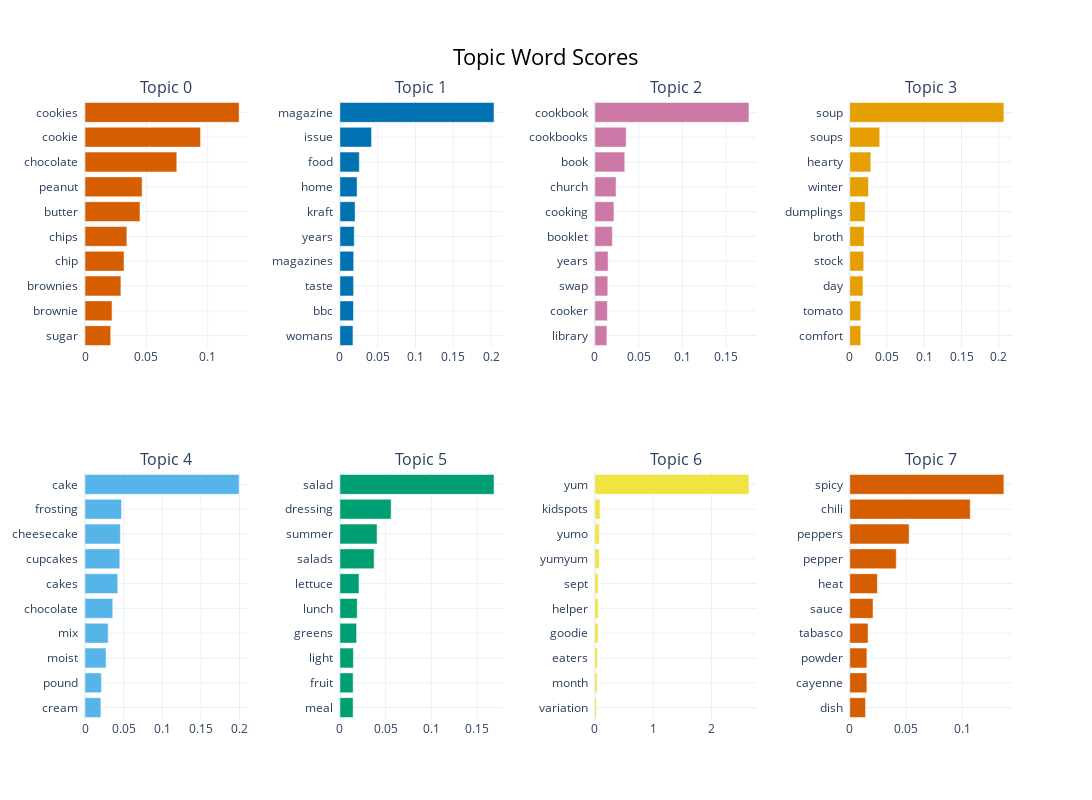

This figure's notebook cell:
### Code cell
# Visualisation des relations entre les topics
topic_model.visualize_barchart(n_words=10, height=400, width=400)

### Figure 1 — Plotly figure (JSON) as saved in the notebook; plotly's stock layout.template omitted (floating-point values rounded to 4 significant figures)
{"data": [{"marker": {"color": "#D55E00"}, "orientation": "h", "type": "bar", "x": [0.02094, 0.02203, 0.02924, 0.03178, 0.03411, 0.04476, 0.04651, 0.07475, 0.09408, 0.1255], "xaxis": "x", "y": ["sugar  ", "brownie  ", "brownies  ", "chip  ", "chips  ", "butter  ", "peanut  ", "chocolate  ", "cookie  ", "cookies  "], "yaxis": "y"}, {"marker": {"color": "#0072B2"}, "orientation": "h", "type": "bar", "x": [0.01727, 0.01792, 0.01805, 0.01823, 0.01898, 0.02008, 0.02272, 0.02565, 0.0419, 0.204], "xaxis": "x2", "y": ["womans  ", "bbc  ", "taste  ", "magazines  ", "years  ", "kraft  ", "home  ", "food  ", "issue  ", "magazine  "], "yaxis": "y2"}, {"marker": {"color": "#CC79A7"}, "orientation": "h", "type": "bar", "x": [0.01378, 0.01431, 0.01481, 0.01512, 0.02001, 0.02181, 0.02425, 0.03419, 0.03579, 0.1761], "xaxis": "x3", "y": ["library  ", "cooker  ", "swap  ", "years  ", "booklet  ", "cooking  ", "church  ", "book  ", "cookbooks  ", "cookbook  "], "yaxis": "y3"}, {"marker": {"color": "#E69F00"}, "orientation": "h", "type": "bar", "x": [0.01474, 0.01484, 0.0177, 0.01868, 0.01916, 0.02054, 0.02507, 0.02822, 0.04024, 0.2068], "xaxis": "x4", "y": ["comfort  ", "tomato  ", "day  ", "stock  ", "broth  ", "dumplings  ", "winter  ", "hearty  ", "soups  ", "soup  "], "yaxis": "y4"}, {"marker": {"color": "#56B4E9"}, "orientation": "h", "type": "bar", "x": [0.02057, 0.02121, 0.02722, 0.02996, 0.03591, 0.04239, 0.04507, 0.04572, 0.0473, 0.1995], "xaxis": "x5", "y": ["cream  ", "pound  ", "moist  ", "mix  ", "chocolate  ", "cakes  ", "cupcakes  ", "cheesecake  ", "frosting  ", "cake  "], "yaxis": "y5"}, {"marker": {"color": "#009E73"}, "orientation": "h", "type": "bar", "x": [0.01443, 0.01446, 0.01471, 0.01823, 0.01888, 0.02085, 0.03742, 0.04062, 0.05602, 0.1686], "xaxis": "x6", "y": ["meal  ", "fruit  ", "light  ", "greens  ", "lunch  ", "lettuce  ", "salads  ", "summer  ", "dressing  ", "salad  "], "yaxis": "y6"}, {"marker": {"color": "#F0E442"}, "orientation": "h", "type": "bar", "x": [0.02748, 0.03783, 0.04346, 0.05696, 0.05737, 0.05874, 0.0745, 0.0745, 0.08809, 2.644], "xaxis": "x7", "y": ["variation  ", "month  ", "eaters  ", "goodie  ", "helper  ", "sept  ", "yumyum  ", "yumo  ", "kidspots  ", "yum  "], "yaxis": "y7"}, {"marker": {"color": "#D55E00"}, "orientation": "h", "type": "bar", "x": [0.01399, 0.01523, 0.01525, 0.0163, 0.02072, 0.02459, 0.04143, 0.05288, 0.1073, 0.1373], "xaxis": "x8", "y": ["dish  ", "cayenne  ", "powder  ", "tabasco  ", "sauce  ", "heat  ", "pepper  ", "peppers  ", "chili  ", "spicy  "], "yaxis": "y8"}], "layout": {"annotations": [{"font": {"size": 16}, "showarrow": false, "text": "Topic 0", "x": 0.0875, "xanchor": "center", "xref": "paper", "y": 1, "yanchor": "bottom", "yref": "paper"}, {"font": {"size": 16}, "showarrow": false, "text": "Topic 1", "x": 0.3625, "xanchor": "center", "xref": "paper", "y": 1, "yanchor": "bottom", "yref": "paper"}, {"font": {"size": 16}, "showarrow": false, "text": "Topic 2", "x": 0.6375, "xanchor": "center", "xref": "paper", "y": 1, "yanchor": "bottom", "yref": "paper"}, {"font": {"size": 16}, "showarrow": false, "text": "Topic 3", "x": 0.9125, "xanchor": "center", "xref": "paper", "y": 1, "yanchor": "bottom", "yref": "paper"}, {"font": {"size": 16}, "showarrow": false, "text": "Topic 4", "x": 0.0875, "xanchor": "center", "xref": "paper", "y": 0.4, "yanchor": "bottom", "yref": "paper"}, {"font": {"size": 16}, "showarrow": false, "text": "Topic 5", "x": 0.3625, "xanchor": "center", "xref": "paper", "y": 0.4, "yanchor": "bottom", "yref": "paper"}, {"font": {"size": 16}, "showarrow": false, "text": "Topic 6", "x": 0.6375, "xanchor": "center", "xref": "paper", "y": 0.4, "yanchor": "bottom", "yref": "paper"}, {"font": {"size": 16}, "showarrow": false, "text": "Topic 7", "x": 0.9125, "xanchor": "center", "xref": "paper", "y": 0.4, "yanchor": "bottom", "yref": "paper"}], "height": 800, "hoverlabel": {"bgcolor": "white", "font": {"family": "Rockwell", "size": 16}}, "showlegend": false, "title": {"font": {"color": "Black", "size": 22}, "text": "Topic Word Scores", "x": 0.5, "xanchor": "center", "yanchor": "top"}, "width": 1600, "xaxis": {"anchor": "y", "domain": [0, 0.175], "showgrid": true}, "xaxis2": {"anchor": "y2", "domain": [0.275, 0.45], "showgrid": true}, "xaxis3": {"anchor": "y3", "domain": [0.55, 0.725], "showgrid": true}, "xaxis4": {"anchor": "y4", "domain": [0.825, 1], "showgrid": true}, "xaxis5": {"anchor": "y5", "domain": [0, 0.175], "showgrid": true}, "xaxis6": {"anchor": "y6", "domain": [0.275, 0.45], "showgrid": true}, "xaxis7": {"anchor": "y7", "domain": [0.55, 0.725], "showgrid": true}, "xaxis8": {"anchor": "y8", "domain": [0.825, 1], "showgrid": true}, "yaxis": {"anchor": "x", "domain": [0.6, 1], "showgrid": true}, "yaxis2": {"anchor": "x2", "domain": [0.6, 1], "showgrid": true}, "yaxis3": {"anchor": "x3", "domain": [0.6, 1], "showgrid": true}, "yaxis4": {"anchor": "x4", "domain": [0.6, 1], "showgrid": true}, "yaxis5": {"anchor": "x5", "domain": [0, 0.4], "showgrid": true}, "yaxis6": {"anchor": "x6", "domain": [0, 0.4], "showgrid": true}, "yaxis7": {"anchor": "x7", "domain": [0, 0.4], "showgrid": true}, "yaxis8": {"anchor": "x8", "domain": [0, 0.4], "showgrid": true}}}
